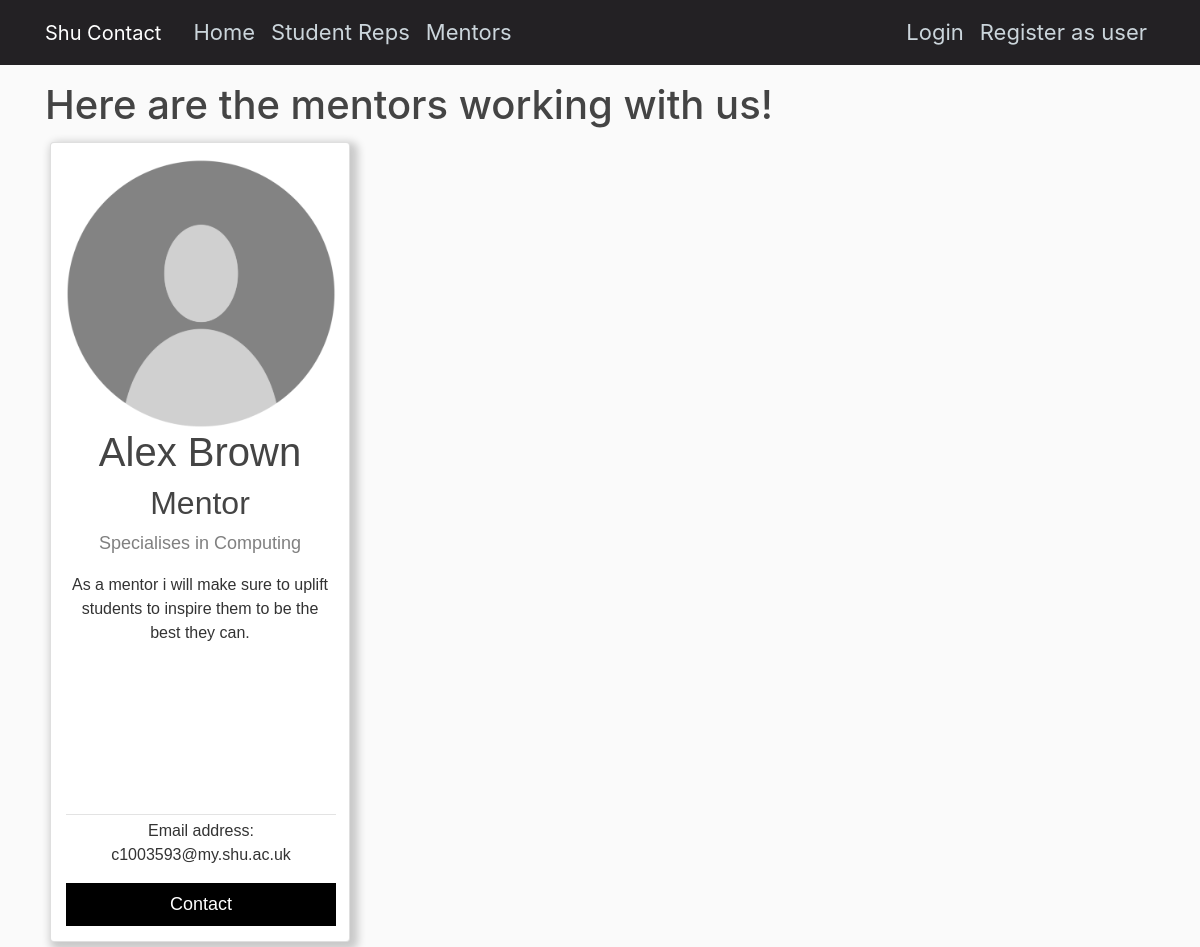
The app's page /mentors with its own data.
### users/models.py (models this page shows, shortened)
class MentorProfile(models.Model):
    user = models.OneToOneField(User, null = True, on_delete = models.CASCADE)
    MentorRefNumber = models.OneToOneField(MentorRefNumberGen, blank = False, max_length=33, on_delete = models.DO_NOTHING)
    AreaOfStudy = models.CharField(max_length=20, null = True)
    DOB = models.DateField(null = True)
    Description = models.TextField(null = True, max_length=300)
    Image = models.ImageField(default = 'defaultpi.png', upload_to = 'mentor_pics')

### ContactApplication/views.py (the view)
# urls.py: path('mentors', mentorListView.as_view(), name = 'mentors'),
class mentorListView(ListView):
    model = MentorProfile
    template_name = 'ContactApplication/mentors.html'
    context_object_name = 'mentorprofiles'
    ordering = ['AreaOfStudy']
    paginate_by = 6

### ContactApplication/templates/ContactApplication/mentors.html (shortened to what this page needs)
{% extends "ContactApplication/base.html" %}
{% block content %}
    <h1>Here are the mentors working with us!</h1>
    {% for mentorprofile in mentorprofiles %}
        <div class="column">
            <div class="card">
                <div style="text-align: center;">
                    <img class="rounded-circle" src="{{mentorprofile.Image.url}}", width="270", height="270">
                </div>
                <h1>{{ mentorprofile.user.first_name }} {{ mentorprofile.user.last_name }}</h1>
                <h2>Mentor</h2>
                <p class="title"> Specialises in {{ mentorprofile.AreaOfStudy }}</p>
                <p>{{ mentorprofile.Description }}</p>
                <div class="bottomcard">
                    <div class="article-metadata">
                    </div>
                    <p class="muted">Email address:</br> {{ mentorprofile.user.email }}</p>
                    <a href="{% url 'messaging:send_message' recipient_username=mentorprofile.user.username %}">
                        <button>Contact</button>
                    </a>
                </div>
            </div>
        </div>
    {% endfor %}
{% endblock content %}

### ContactApplication/static/css/styles.css (style rules this page uses)
html { position: relative; min-height: 100%; }
body { background: #fafafa; color: #333333; margin-top: 5rem; margin-bottom: 50px; }
h1, h2, h3, h4, h5, h6 { color: #444444; }
.column { float: left; width: 30%; border-radius: 3px; }
.article-metadata { padding-bottom: 1px; margin-bottom: 4px; border-bottom: 1px solid #e3e3e3 }
.card { box-shadow: 4px 4px 8px 4px rgba(0, 0, 0, 0.2); width: 300px; margin: 5px; text-align: center; font-family: arial; padding-top: 15px; padding-left: 15px; padding-right: 15px; height: 800px; }
.bottomcard { position: absolute; bottom: 0px; width: 270px; padding-bottom: 15px; }
.title { color: grey; font-size: 18px; }
button { border: none; outline: 0; display: inline-block; padding: 8px; color: white; background-color: #000; text-align: center; cursor: pointer; width: 100%; font-size: 18px; }
a { text-decoration: none; font-size: 22px; color: black; }

### records on screen
MentorProfile: Image (placeholder picture), user.first_name "Alex", user.last_name "Brown", AreaOfStudy "Computing", Description "As a mentor i will make sure to uplift students to inspire them to be the best they can.", user.email "c1003593@my.shu.ac.uk"
